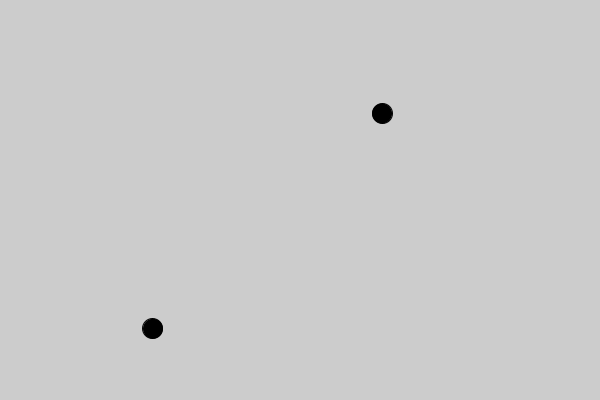
Frame 1 (no input)
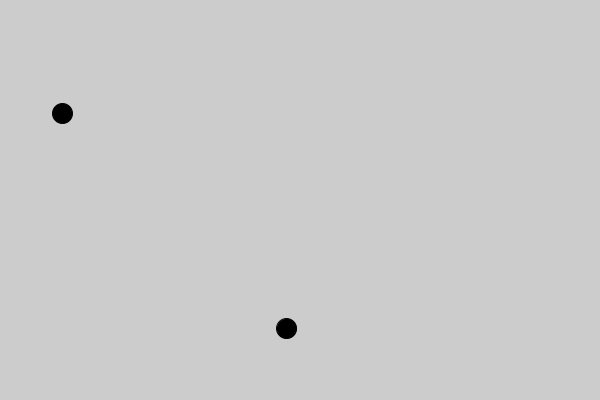
Frame 60 (the mouse pressed at the canvas centre just before this capture)
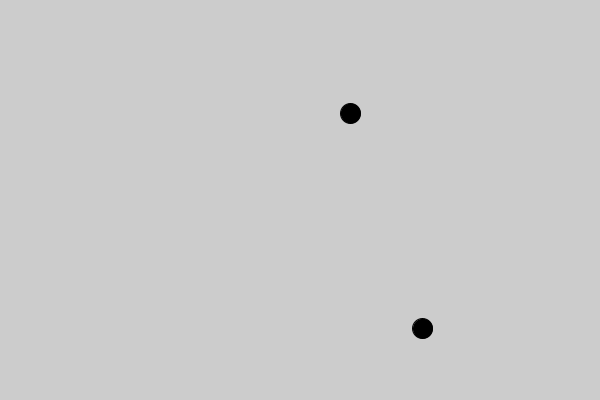
Frame 120 (the mouse held since frame 60 and released just before this capture)

The Processing sketch that drew these frames (run headless with seeded random() and noise(); from frame 60 on, the mouse is pressed at the canvas centre):

// Processing sketch: processing_26840
// ── processing_26840.pde

//Louisa  2011

//DECLARE VARIABLES
BlackDot dot1, dot2;

//INITIAL SETTINGS
void setup(){
   size(600,400);
   smooth();
   dot1= new BlackDot();
    dot2= new BlackDot();
   
}

//REPEAT
void draw(){
  background(204);
  dot1.showDot();
  dot1.moveDot();
  
  dot2.showDot();
  dot2.moveDot();
}

//EVENT HANDLERS

//CUSTOM FUNCTIONS

//CLASSES
class BlackDot{
  float xPos;
  float yPos;
  float speed;
  
  BlackDot(){
 xPos= random(20, width -20);   
 yPos= random(20, height - 20);
 speed= random (1,5);
  }
 
 void showDot(){
  fill(0);
 ellipse(xPos, yPos, 20,20); 
 }
 void moveDot(){
  xPos+= speed;
 if(xPos> width){
   xPos=0;
 } 
 }
 
}
